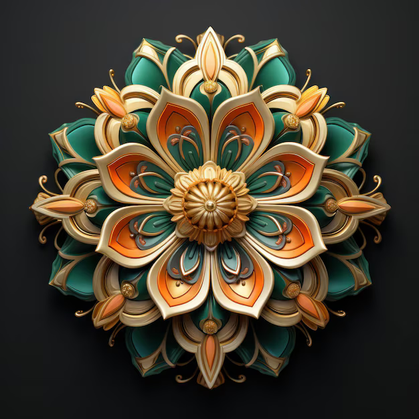
#> input picture atividade/atividade-2/input/input_1.png, 419 x 419 px, shrunk from 626 x 626 before the run, found by its file name
$ jupyter execute --allow-errors atividade_2-entregar.ipynb
#> lines starting #> are read from the running program, lines starting #| are printed output that depends on the picture
# 1. Importar as bibliotecas e carregar imagens

[cell 1]
# Importar as bibliotecas
import os
import numpy as np
import matplotlib.pyplot as plt
import seaborn as sns
import requests
from io import BytesIO

from PIL import Image
from IPython.display import display
#from google.colab import files

[cell 2]
# Endereço da pasta com as imagens no GitHub
url_base = (
    "https://raw.githubusercontent.com/"
    "lianeheidemann/atividades-processamento-de-imagens/"
    "main/atividade/atividade-2/input/"
)

# Função para carregar uma imagem diretamente do GitHub
def carregar_imagem(nome_arquivo):
#> called with nome_arquivo = 'input_1.png'
    resposta = requests.get(url_base + nome_arquivo)
    resposta.raise_for_status()
    return Image.open(BytesIO(resposta.content))
#> returned value is the input picture: PIL image 419x419 RGB; mean R, G, B 73, 64.4, 48.2

# Carregar as três imagens
imagem_1 = carregar_imagem("input_1.png")
imagem_2 = carregar_imagem("input_2.png")
#> call 2 of carregar_imagem, with nome_arquivo = 'input_2.png'
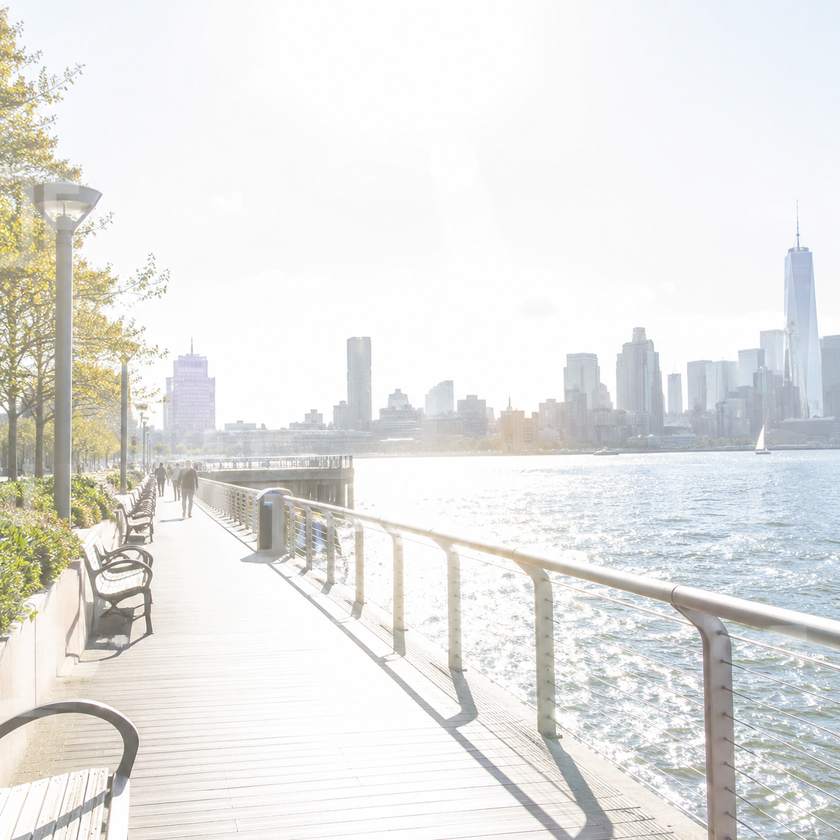
#> input picture atividade/atividade-2/input/input_2.png, 840 x 840 px, shrunk from 1254 x 1254 before the run, found by its file name
#> in carregar_imagem, returned value is the input picture: PIL image 840x840 RGB; mean R, G, B 229.6, 229.6, 227.3
imagem_3 = carregar_imagem("input_3.png")
#> call 3 of carregar_imagem, with nome_arquivo = 'input_3.png'
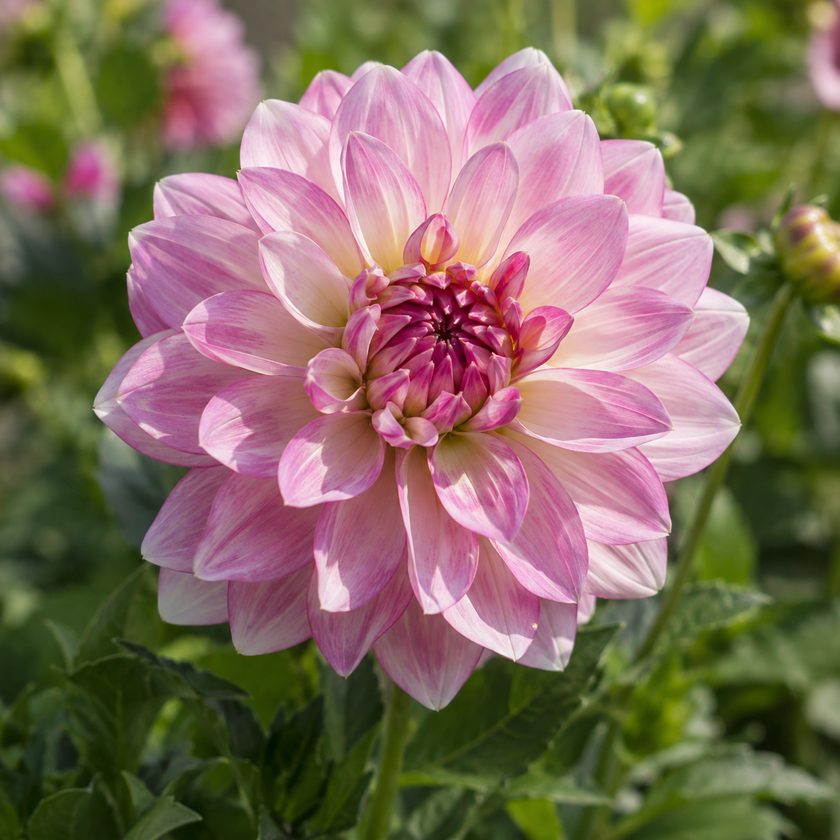
#> input picture atividade/atividade-2/input/input_3.png, 840 x 840 px, shrunk from 1254 x 1254 before the run, found by its file name
#> in carregar_imagem, returned value is the input picture: PIL image 840x840 RGB; mean R, G, B 129, 109.3, 92.9

# Criar uma pasta para salvar os resultados no Colab
pasta_saida = "/content/output"
os.makedirs(pasta_saida, exist_ok=True)

print("Imagens carregadas corretamente.")

#> (a cell that did not finish here is left out)

# 2. Converter para níveis de cinza

[cell 4]
# Converter as três imagens para tons de cinza
imagem_cinza_1 = imagem_1.convert("L")
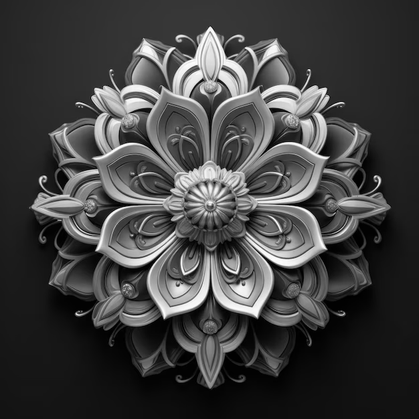
#> imagem_cinza_1: PIL image 419x419 L; min 0, max 255, mean 65.1
imagem_cinza_2 = imagem_2.convert("L")
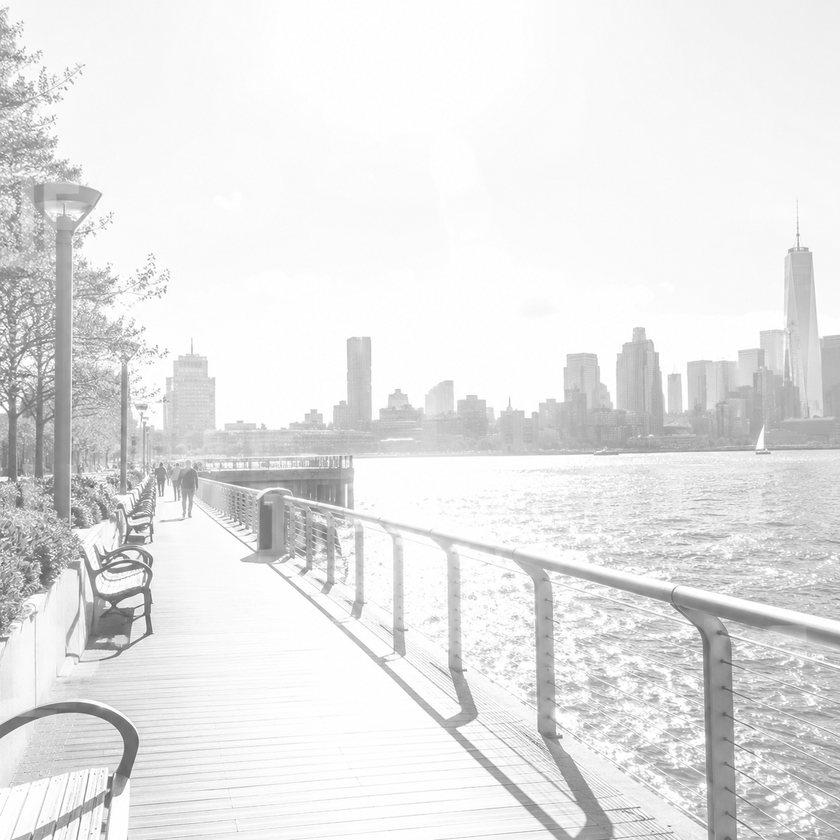
#> imagem_cinza_2: PIL image 840x840 L; min 81, max 255, mean 229.3
imagem_cinza_3 = imagem_3.convert("L")
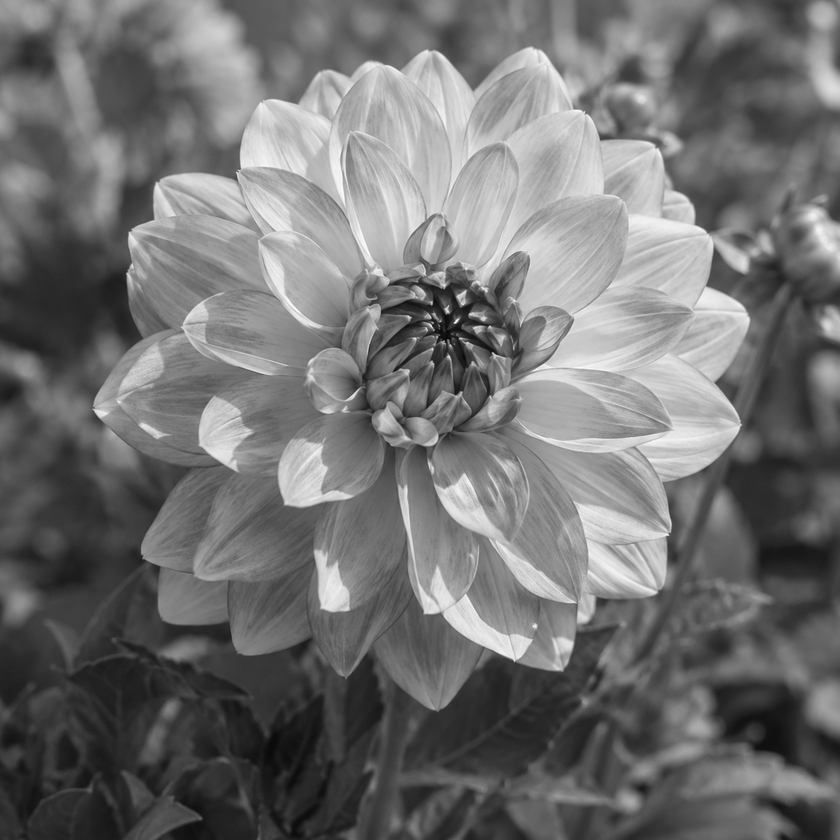
#> imagem_cinza_3: PIL image 840x840 L; min 7, max 254, mean 113.3

[cell 5]
# Exibir as três imagens
plt.figure(figsize=(15, 5))
#> (this line was passed over: IPython is not available in this run)

# Criar a área de exibição
#> (the rest of this cell did not finish here and is left out)

# 3. Histograma

#> (a cell that did not finish here is left out)

- Imagem 1: As intensidades estão concentradas principalmente entre aproximadamente 10 e 60, indicando uma imagem predominantemente escura, embora existam alguns pixels claros.
- Imagem 2: Há uma forte concentração próxima de 230, indicando predominância de regiões muito claras, principalmente por causa do fundo branco e quadriculado.
- Imagem 3: As intensidades concentram-se principalmente entre 150 e 180, indicando uma imagem relativamente clara, com pouco contraste e predominância de tons médios-claros.

# 5. Correção de gamma

[cell 7]
# Converter as imagens para matrizes NumPy
matriz_1 = np.array(imagem_cinza_1, dtype=np.uint8)
matriz_2 = np.array(imagem_cinza_2, dtype=np.uint8)
matriz_3 = np.array(imagem_cinza_3, dtype=np.uint8)

# Parâmetro da correção de gamma
gamma = 0.5

# Aplicar a mesma operação nas três imagens
resultado_1 = (255 * ((matriz_1 / 255.0) ** gamma)).astype(np.uint8)
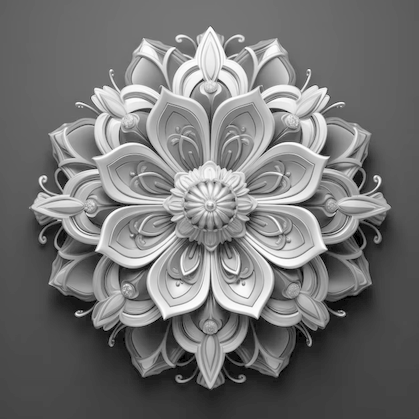
#> resultado_1: shape (419, 419); min 0, max 255, mean 116.2
resultado_2 = (255 * ((matriz_2 / 255.0) ** gamma)).astype(np.uint8)
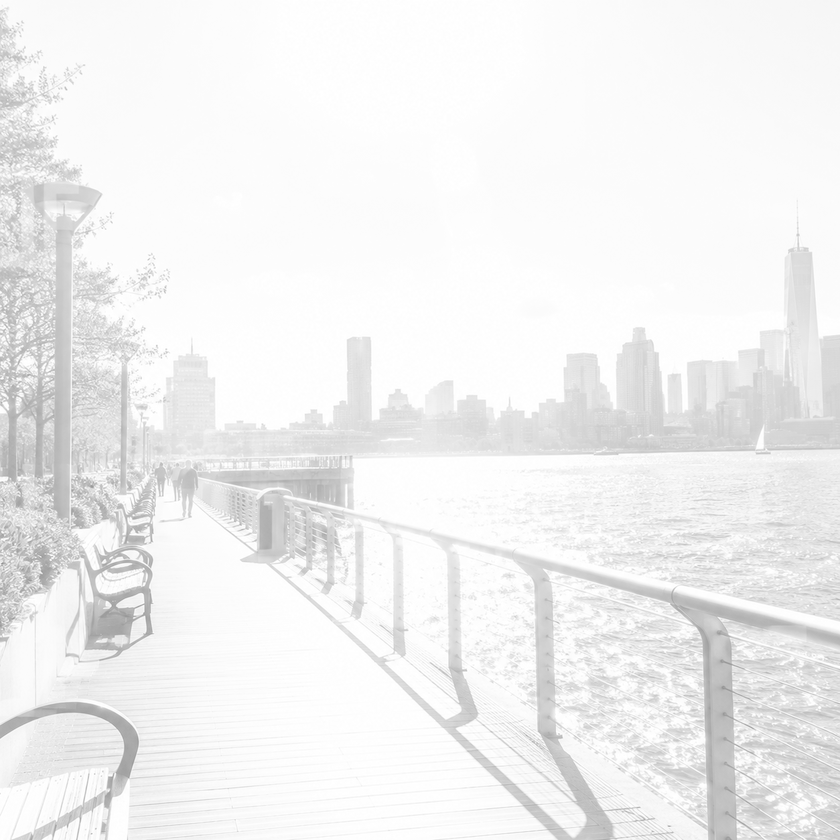
#> resultado_2: shape (840, 840); min 143, max 255, mean 240.5
resultado_3 = (255 * ((matriz_3 / 255.0) ** gamma)).astype(np.uint8)
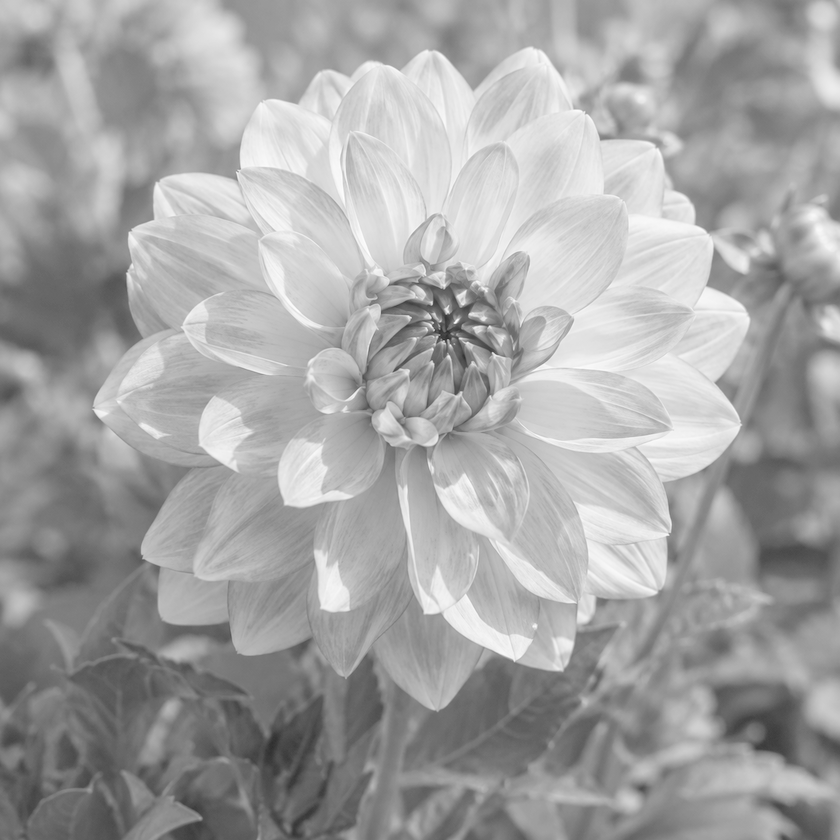
#> resultado_3: shape (840, 840); min 42, max 254, mean 164.3
